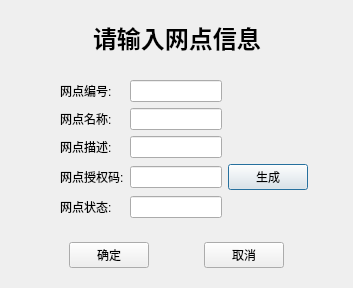
<?xml version="1.0" encoding="UTF-8"?>
<ui version="4.0">
 <class>AddNetSite</class>
 <widget class="QDialog" name="AddNetSite">
  <property name="geometry">
   <rect>
    <x>0</x>
    <y>0</y>
    <width>353</width>
    <height>265</height>
   </rect>
  </property>
  <property name="windowTitle">
   <string>Dialog</string>
  </property>
  <layout class="QVBoxLayout" name="verticalLayout">
   <item>
    <widget class="QWidget" name="widget" native="true">
     <property name="sizePolicy">
      <sizepolicy hsizetype="Preferred" vsizetype="Fixed">
       <horstretch>0</horstretch>
       <verstretch>0</verstretch>
      </sizepolicy>
     </property>
     <layout class="QHBoxLayout" name="horizontalLayout">
      <item>
       <spacer name="horizontalSpacer">
        <property name="orientation">
         <enum>Qt::Horizontal</enum>
        </property>
        <property name="sizeHint" stdset="0">
         <size>
          <width>66</width>
          <height>20</height>
         </size>
        </property>
       </spacer>
      </item>
      <item>
       <widget class="QLabel" name="label">
        <property name="font">
         <font>
          <family>微软雅黑</family>
          <pointsize>18</pointsize>
          <weight>75</weight>
          <bold>true</bold>
         </font>
        </property>
        <property name="text">
         <string>请输入网点信息</string>
        </property>
       </widget>
      </item>
      <item>
       <spacer name="horizontalSpacer_2">
        <property name="orientation">
         <enum>Qt::Horizontal</enum>
        </property>
        <property name="sizeHint" stdset="0">
         <size>
          <width>65</width>
          <height>20</height>
         </size>
        </property>
       </spacer>
      </item>
     </layout>
    </widget>
   </item>
   <item>
    <widget class="QWidget" name="widget_2" native="true">
     <layout class="QGridLayout" name="gridLayout">
      <item row="1" column="0">
       <spacer name="horizontalSpacer_3">
        <property name="orientation">
         <enum>Qt::Horizontal</enum>
        </property>
        <property name="sizeType">
         <enum>QSizePolicy::Fixed</enum>
        </property>
        <property name="sizeHint" stdset="0">
         <size>
          <width>40</width>
          <height>20</height>
         </size>
        </property>
       </spacer>
      </item>
      <item row="6" column="1">
       <widget class="QLabel" name="label_5">
        <property name="text">
         <string>网点授权码:</string>
        </property>
       </widget>
      </item>
      <item row="5" column="1">
       <widget class="QLabel" name="label_4">
        <property name="text">
         <string>网点描述:</string>
        </property>
       </widget>
      </item>
      <item row="5" column="2">
       <widget class="QLineEdit" name="description"/>
      </item>
      <item row="1" column="2">
       <widget class="QLineEdit" name="number"/>
      </item>
      <item row="4" column="2">
       <widget class="QLineEdit" name="name"/>
      </item>
      <item row="1" column="1">
       <widget class="QLabel" name="label_2">
        <property name="text">
         <string>网点编号:</string>
        </property>
       </widget>
      </item>
      <item row="8" column="2">
       <widget class="QLineEdit" name="status"/>
      </item>
      <item row="4" column="1">
       <widget class="QLabel" name="label_3">
        <property name="text">
         <string>网点名称:</string>
        </property>
       </widget>
      </item>
      <item row="6" column="2">
       <widget class="QLineEdit" name="authCode"/>
      </item>
      <item row="8" column="1">
       <widget class="QLabel" name="label_6">
        <property name="text">
         <string>网点状态:</string>
        </property>
       </widget>
      </item>
      <item row="6" column="4">
       <widget class="QPushButton" name="createAuthCode">
        <property name="text">
         <string>生成</string>
        </property>
       </widget>
      </item>
      <item row="6" column="5">
       <spacer name="horizontalSpacer_8">
        <property name="orientation">
         <enum>Qt::Horizontal</enum>
        </property>
        <property name="sizeHint" stdset="0">
         <size>
          <width>40</width>
          <height>20</height>
         </size>
        </property>
       </spacer>
      </item>
     </layout>
    </widget>
   </item>
   <item>
    <widget class="QWidget" name="widget_3" native="true">
     <layout class="QHBoxLayout" name="horizontalLayout_2">
      <item>
       <spacer name="horizontalSpacer_5">
        <property name="orientation">
         <enum>Qt::Horizontal</enum>
        </property>
        <property name="sizeHint" stdset="0">
         <size>
          <width>40</width>
          <height>20</height>
         </size>
        </property>
       </spacer>
      </item>
      <item>
       <widget class="QPushButton" name="okBtn">
        <property name="text">
         <string>确定</string>
        </property>
       </widget>
      </item>
      <item>
       <spacer name="horizontalSpacer_7">
        <property name="orientation">
         <enum>Qt::Horizontal</enum>
        </property>
        <property name="sizeHint" stdset="0">
         <size>
          <width>40</width>
          <height>20</height>
         </size>
        </property>
       </spacer>
      </item>
      <item>
       <widget class="QPushButton" name="cancleBtn">
        <property name="text">
         <string>取消</string>
        </property>
       </widget>
      </item>
      <item>
       <spacer name="horizontalSpacer_6">
        <property name="orientation">
         <enum>Qt::Horizontal</enum>
        </property>
        <property name="sizeHint" stdset="0">
         <size>
          <width>40</width>
          <height>20</height>
         </size>
        </property>
       </spacer>
      </item>
     </layout>
    </widget>
   </item>
  </layout>
 </widget>
 <tabstops>
  <tabstop>number</tabstop>
  <tabstop>name</tabstop>
  <tabstop>description</tabstop>
  <tabstop>authCode</tabstop>
  <tabstop>createAuthCode</tabstop>
  <tabstop>status</tabstop>
  <tabstop>okBtn</tabstop>
  <tabstop>cancleBtn</tabstop>
 </tabstops>
 <resources/>
 <connections/>
</ui>
